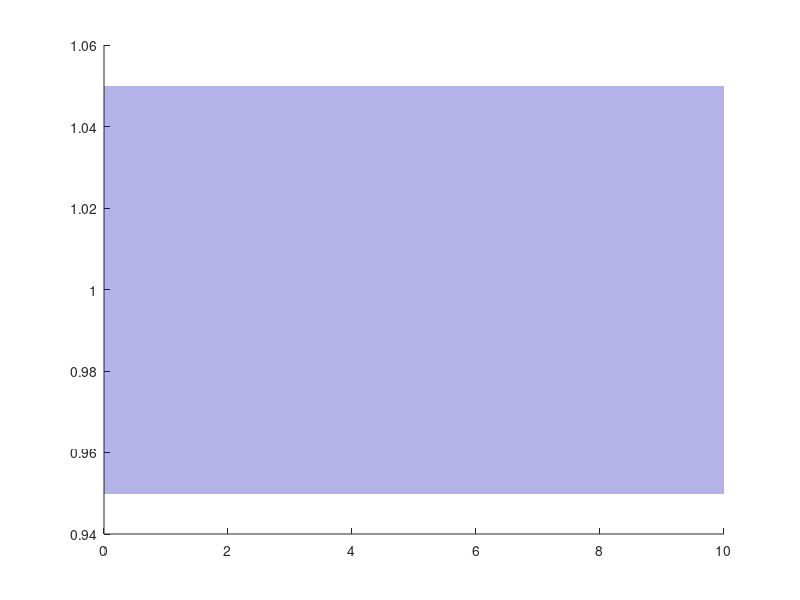

Write the MATLAB code that produced this figure. (Note: this script raises an error after producing the figure.)
t = 0:0.01:10;

lambda = [-1, -2, -3];

num = abs(prod(lambda));
den = poly(lambda);
sys = tf(num, den);
[y, t_out] = step(sys, t);

y_inf = y(end);

[y_max, idx_max] = max(y);
Mp = (y_max - y_inf) / y_inf * 100;
t_max = t_out(idx_max);

lower_bound = 0.95 * y_inf;
upper_bound = 1.05 * y_inf;

tp_index = find((y < lower_bound) | (y > upper_bound), 1, 'last');
if isempty(tp_index)
    tp = 0;
else
    if tp_index + 1 <= length(t_out)
        tp = t_out(tp_index + 1);
    else
        tp = t_out(end);
    end
end

figure('Color', 'white', 'Position', [100, 100, 700, 350]);
hold on;

x_fill = [t_out(:); flipud(t_out(:))];
y_fill = [upper_bound*ones(size(t_out(:))); flipud(lower_bound*ones(size(t_out(:))))];
h_fill = fill(x_fill, y_fill, [0, 0, 0.7], 'FaceAlpha', 0.3, 'EdgeColor', 'none');

uistack(h_fill, 'bottom')

h_plot = plot(t_out, y, 'b-', 'LineWidth', 2.5, 'Color', [0, 0, 0.7]);

if tp > 0
    h_tp = plot([tp, tp], [0, lower_bound], 'r--', 'LineWidth', 1.5, 'Color', [0.8, 0, 0]);

    text(tp+0.2, -0.011, sprintf('t_p', tp), ...
     'HorizontalAlignment', 'center', 'VerticalAlignment', 'top', ...
     'FontSize', 12, 'Color', [0.8, 0, 0], 'FontWeight', 'bold');
end

h_yinf = plot([0, t_out(end)], [y_inf, y_inf], 'k--', 'LineWidth', 1.5);

text(-0.3, y_inf, sprintf('y_{∞}', y_inf), ...
     'HorizontalAlignment', 'right', 'VerticalAlignment', 'middle', ...
     'FontSize', 12, 'Color', 'black', 'FontWeight', 'bold');

hold off;

ax = gca;
ax.LineWidth = 1.5;
ax.FontSize = 14;
ax.FontName = 'DejaVuMathTeXGyre';
ax.XColor = [0.3, 0.3, 0.3];
ax.YColor = [0.3, 0.3, 0.3];
grid on; grid minor;
ax.GridColor = [0.9, 0.9, 0.9];
ax.GridAlpha = 0.4;
ax.MinorGridColor = [0.95, 0.95, 0.95];
ax.MinorGridAlpha = 0.2;
box on;

ylim([-0.02, 1.1]); 
xlim([0, t_out(end)]); 

xlabel('Time');
ylabel('Amplitude');

if tp > 0
    legend([h_plot, h_fill, h_yinf, h_tp], ...
           'Step response', '±5% region', ...
           sprintf('y_{∞} = %.2f', y_inf), ...
           sprintf('t_p = %.2f s', tp), ...
           'Location', 'southeast');
else
    legend([h_plot, h_fill, h_yinf], ...
           'Step response', '±5% region', ...
           sprintf('y_{∞} = %.2f', y_inf), ...
           'Location', 'southeast');
end

exportgraphics(gcf, '../../images/task2/y2.png', 'Resolution', 300);

fprintf('\n==== Результаты ====\n');
fprintf('Полюса:                 %s\n', mat2str(lambda));
fprintf('Установившееся значение: %.4f\n', y_inf);
fprintf('Перерегулирование:       %.2f %%\n', Mp);
fprintf('Время перехода (5%%):     %.2f сек\n', tp);

%%%%%%%%%%%%%%%%%%%%%%%%%%%%%%%%%%%%%%%%%%%%%%%%%%%%%%%%%%%

figure('Color', 'white', 'Position', [100, 100, 550, 300]); 
% plot(real(lambda), imag(lambda), 'o', 'MarkerSize', 10, ...
%     'MarkerFaceColor', [0.0, 0.0, 0.7], 'MarkerEdgeColor', 'black', 'LineWidth', 1.5);

colors = {[0, 0, 0.7], [0.8, 0.2, 0.2], [0, 0.5, 0.4]};

hold on
for k = 1:length(lambda)
    plot(real(lambda(k)), imag(lambda(k)), 'o', ...
        'MarkerSize', 10, ...
        'MarkerFaceColor', colors{k}, ...
        'MarkerEdgeColor', 'k', ...
        'LineWidth', 1.5);
end
hold off

grid on; 
axis equal; 
ax = gca;

ax.Box = 'off'; 
ax.XAxisLocation = 'origin'; 
ax.YAxisLocation = 'origin'; 

ax.LineWidth = 1.5; 
ax.FontSize = 12; 
ax.FontName = 'DejaVuMathTeXGyre'; 
ax.XColor = [0.3, 0.3, 0.3]; 
ax.YColor = [0.3, 0.3, 0.3];

grid on; 
grid minor; 
ax.GridColor = [0.9, 0.9, 0.9]; 
ax.GridAlpha = 0.4; 
ax.MinorGridColor = [0.95, 0.95, 0.95]; 
ax.MinorGridAlpha = 0.2;

xlabel('Re(\lambda)');
ylabel('Im(\lambda)');

xlim([-3.25, 3.25]);
ylim([-3.25, 3.24]); 

ax.TickDir = 'in';

ax.XTick = -3:1:3; 
ax.YTick = -3:1:3;

ax.XAxis.Label.FontSize = 13;
ax.YAxis.Label.FontSize = 13;

hold on;

arrowColor = [0.3, 0.3, 0.3];
arrowSize = 0.27; 

x_arrow_x = [3.0, 3.25, 3.0, 3.0]; 
x_arrow_y = [arrowSize/2, 0, -arrowSize/2, arrowSize/2];
fill(x_arrow_x, x_arrow_y, arrowColor, 'EdgeColor', arrowColor, 'LineWidth', 1);

y_arrow_x = [arrowSize/2, 0, -arrowSize/2, arrowSize/2];
y_arrow_y = [3.0, 3.25, 3.0, 3.0];  
fill(y_arrow_x, y_arrow_y, arrowColor, 'EdgeColor', arrowColor, 'LineWidth', 1);

hold off;

exportgraphics(gcf, '../../images/task2/lambda2.png', 'Resolution', 300);
